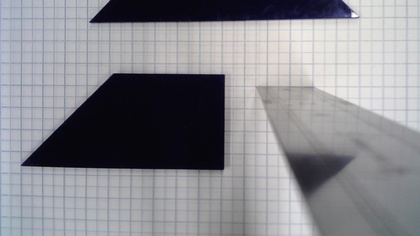
%> input picture working/5.jpg, 420 x 236 px, shrunk from 1920 x 1080 before the run
$ octave Untitled5.m   (GNU Octave 9; MATLAB toolbox functions it lacks are replaced by stand-ins)
%> lines starting %> are read from the running program, lines starting %| are printed output that depends on the picture
%%  set up
clear

%Focal Length:
% fc = [8191.77,9464.53];
%Principal point:
% cc = [1559,2079];

% Focal Length:
fc = [ 3213.98575   2690.22368 ]
% Principal point:
cc = [ 959.50000   539.50000 ]

% Focal Length:
fc = [ 4259.49313   4259.49313 ]
% Principal point:
cc = [ 959.50000   539.50000 ]
% Focal Length:
% fc = [ 5969.94947   6002.61356 ]
% Focal Length:
fc = [ 2905.32661   2905.32661 ]

I1 = imread('5.jpg');
%> I1 is the input picture: size 236x420x3 uint8; mean R, G, B 137.5, 137.5, 142.8
I1 = rgb2gray(I1);
%> I1: size 236x420 uint8
I2 = imread('6.jpg');
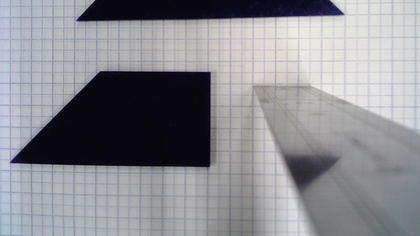
%> input picture working/6.jpg, 420 x 236 px, shrunk from 1920 x 1080 before the run
%> I2 is the input picture: size 236x420x3 uint8; mean R, G, B 139.6, 139.9, 145.2
I2 = rgb2gray(I2);
%> I2: size 236x420 uint8


%%  image one left
points = detectHarrisFeatures(I1)
%> points = 37 points; strongest (x, y): (91, 22), (353, 13), (353, 17), (224, 76), (353, 15)
size = 4;
figure(5)
imshow(I1); hold on
plot(points.selectStrongest(size))
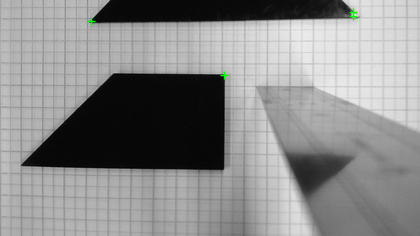
%> figure redrawn from the program's plot data

P = points.selectStrongest(size)
%> P = 4 points; (x, y): (91, 22), (353, 13), (353, 17), (224, 76)

locations = P.Location();
%> locations = [91 22; 353 13; 353 17; 224 76]

% xz_left = [int16(locations(23,1)), int16(locations(23,2))];
for z = 1 : size
z = size
xz_left = [locations(z,1), locations(z,2)];
xz_left

sq = 20;
for i = 1 : sq
    for j = 1 : sq
        %b = b + [i,j]
        c = xz_left(2) + i - sq/2;
        d = xz_left(1) + j - sq/2;
        [c,d];
        %c = int16(c); d = int16(d);
        I1(int16(c),int16(d)) = 0;
        %I1(c,d,2) = 0;
    end
end
figure(6)
imshow(I1)
end
%> this loop made 4 passes
%> pass 1, `imshow(I1)`:
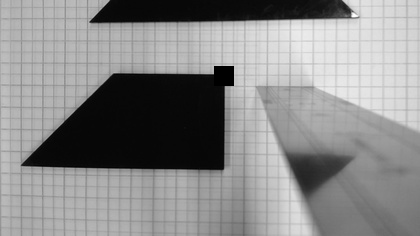
%> displayed picture: size 236x420, on the screen's scale of 0 to 255; min 0, max 254, mean 137.6
%%  image two right
points = detectHarrisFeatures(I2)
%> points = 33 points; strongest (x, y): (78, 21), (12, 163), (343, 14), (210, 74), (209, 167)
size = 2;
figure(3)
imshow(I2); hold on
plot(points.selectStrongest(size))
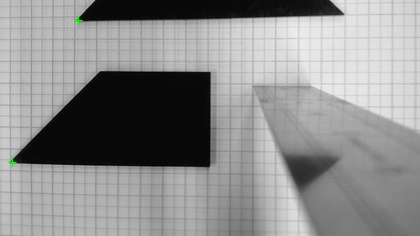
%> figure redrawn from the program's plot data

P = points.selectStrongest(size)
%> P = 2 points; (x, y): (78, 21), (12, 163)

locations = P.Location();
%> locations = [78 21; 12 163]

% xz_right = [int16(locations(66,1)), int16(locations(66,2))];
for z = 1 : size
z = size
xz_right = [locations(z,1), locations(z,2)];
xz_right

sq = 20;

for i = 1 : sq
    for j = 1 : sq
        %b = b + [i,j]
        c = xz_right(2) + i - sq/2;
        d = xz_right(1) + j - sq/2;
        [c,d];
        %c = int16(c); d = int16(d);
        I2(int16(c),int16(d)) = 0;
        %I1(c,d,2) = 0;
    end
end
figure(4)
imshow(I2)
end
%> this loop made 2 passes
%> pass 1, `imshow(I2)`:
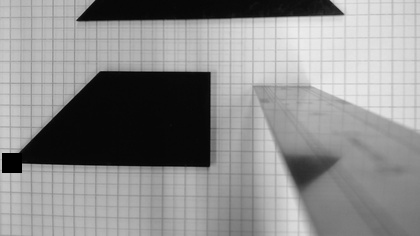
%> displayed picture: size 236x420, on the screen's scale of 0 to 255; min 0, max 238, mean 139.8

%%  show images
figure(7)
imshow(I1);

figure(2)
imshow(I2);

%% finding distance away

focal = fc;
fx = focal(1)
fz = focal(2)
PriciplePoint = cc;
PPx = PriciplePoint(1)
PPz = PriciplePoint(2)
xz_left
%> xz_left = [224 76]
xz_right
%> xz_right = [12 163]
B = 5
dx = xz_left(1) - xz_right(1)
%> dx = 212
dz = xz_left(2) - xz_right(2)
%> dz = -87

ans = (0.3 * dx)/B
%> ans = 12.72

Z = (B * fx) / (dx)
%> Z = 68.52
X = (Z * xz_left(1)) / (fx)
%> X = 5.28
